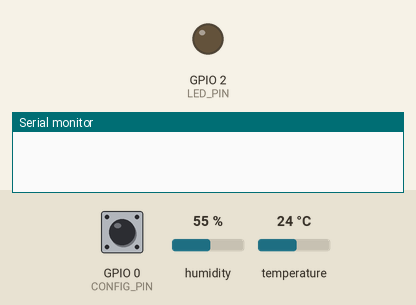
Simulated run of this sketch. Board: ESP32. Shown: output pins drawn as LEDs (lit = HIGH), the last lines printed to the serial monitor. The inputs (shaded band) are chosen by the test bench; at power-on: GPIO 0 (CONFIG_PIN) HIGH, humidity 55 %, temperature 24 °C. WiFi joins after 1.5 s; servers stay silent unless stated; EEPROM starts erased; no MQTT or app messages arrive unless stated.

Above: at 0.1 s.
At 1.7 s:
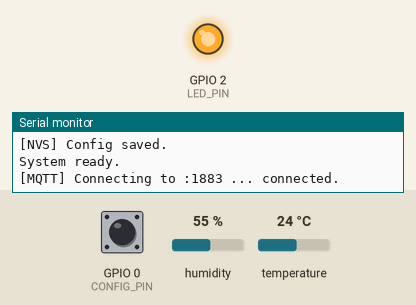
Timing chart, 0 to 3.2 s (numbered marks = the images above):
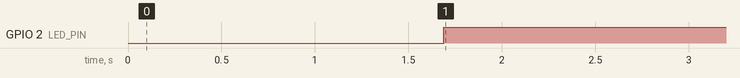

Measured:
- by itself, GPIO 2 (LED_PIN): LOW → HIGH at 1.7 s

The sketch:

esp32sensormqtt01.ino
```cpp
#include <WiFi.h>
#include <WiFiClient.h>
#include <PubSubClient.h>
#include <WiFiManager.h>  // https://github.com/tzapu/WiFiManager
#include <Preferences.h>  // NVS (flash)
#include <SimpleTimer.h>
#include <DHT.h>

// ===== DHT Sensor (เปลี่ยนพิน/ประเภทได้ตามการต่อจริง) =====
#define DHTPIN 18      // ขา DATA ของ DHT ต่อที่ GPIO18 (ปรับได้)
#define DHTTYPE DHT11  // ถ้าใช้ DHT22 ให้เปลี่ยนเป็น DHT22

// ===== (ทางเลือก) ปุ่มเรียก Config Portal เมื่อกดค้างตอนบูต =====
#define CONFIG_PIN 0   // ปุ่ม BOOT ของ ESP32 ส่วนใหญ่คือ GPIO0

// ===== LED แสดงสถานะ MQTT =====
#define LED_PIN 2      // LED ออนบอร์ดหลายรุ่นอยู่ที่ GPIO2

// ================== Globals ==================
WiFiClient espClient;
PubSubClient mqtt(espClient);
SimpleTimer timer;
Preferences prefs;        // เก็บ config
DHT dht(DHTPIN, DHTTYPE); // อินสแตนซ์ DHT

// คีย์ใน NVS
const char* NVS_NS         = "settings";
const char* KEY_MQTT_HOST  = "mqtt_host";
const char* KEY_MQTT_PORT  = "mqtt_port";
const char* KEY_MQTT_USER  = "mqtt_user";
const char* KEY_MQTT_PASS  = "mqtt_pass";
const char* KEY_MQTT_TOPIC = "mqtt_topic";

// บัฟเฟอร์ค่า MQTT (สำหรับฟอร์ม WiFiManager)
char buf_mqtt_host[64] = "";
char buf_mqtt_port[8]  = "1883";
char buf_mqtt_user[40] = "";
char buf_mqtt_pass[40] = "";
char buf_mqtt_topic[40]= "dht11sensor";

// ฟังก์ชันล่วงหน้า
void startConfigPortalIfNeeded(bool force = false);
void loadConfigFromNVS();
void saveConfigToNVS();
void connectMQTT();
void readDHT_and_publish();

// อัปเดตสถานะ LED: ติดเมื่อ mqtt.connected() == true
void updateLed() {
  digitalWrite(LED_PIN, (mqtt.connected() ? HIGH : LOW));
}

// ================== SETUP ==================
void setup() {
  Serial.begin(9600);
  delay(100);

  pinMode(CONFIG_PIN, INPUT_PULLUP);

  // LED เริ่มต้นดับไว้ก่อน
  pinMode(LED_PIN, OUTPUT);
  digitalWrite(LED_PIN, LOW);

  dht.begin();

  // โหลดค่าจาก NVS (ถ้ามี)
  loadConfigFromNVS();

  // เงื่อนไขเปิด Config Portal:
  // 1) กดปุ่ม CONFIG_PIN ค้างตอนบูต ~3 วิ, หรือ
  // 2) ยังไม่มี mqtt_host
  bool bootButtonHeld = (digitalRead(CONFIG_PIN) == LOW);
  unsigned long t0 = millis();
  while (bootButtonHeld && (millis() - t0 < 3000)) {
    if (digitalRead(CONFIG_PIN) != LOW) {
      bootButtonHeld = false;
      break;
    }
    delay(10);
  }
  bool needPortal = bootButtonHeld || (strlen(buf_mqtt_host) == 0);

  startConfigPortalIfNeeded(needPortal);

  // ตั้งค่า MQTT server/port จากบัฟเฟอร์
  mqtt.setServer(buf_mqtt_host, atoi(buf_mqtt_port));

  // อ่านและส่งทุก 5 วินาที
  timer.setInterval(5000L, readDHT_and_publish);

  Serial.println("System ready.");
}

// ================== LOOP ==================
void loop() {
  if (WiFi.status() != WL_CONNECTED) {
    // WiFiManager จะช่วย reconnect ให้อยู่แล้ว
  }

  if (!mqtt.connected()) {
    connectMQTT();
  }
  mqtt.loop();

  // อัปเดตสถานะ LED ตามการเชื่อมต่อ MQTT
  updateLed();

  timer.run();
}

// ================== WiFiManager & NVS ==================
void startConfigPortalIfNeeded(bool force) {
  WiFiManager wm;
  wm.setDebugOutput(true);  // debug ใน Serial

  // เพิ่มฟิลด์ custom สำหรับ MQTT
  WiFiManagerParameter p_mqtt_host("mqtt_host", "MQTT host (IP/hostname)", buf_mqtt_host, sizeof(buf_mqtt_host));
  WiFiManagerParameter p_mqtt_port("mqtt_port", "MQTT port (e.g. 1883)", buf_mqtt_port, sizeof(buf_mqtt_port));
  WiFiManagerParameter p_mqtt_user("mqtt_user", "MQTT user (optional)", buf_mqtt_user, sizeof(buf_mqtt_user));
  WiFiManagerParameter p_mqtt_pass("mqtt_pass", "MQTT password (optional)", buf_mqtt_pass, sizeof(buf_mqtt_pass));
  WiFiManagerParameter p_mqtt_topic("mqtt_topic", "MQTT topic", buf_mqtt_topic, sizeof(buf_mqtt_topic));

  wm.addParameter(&p_mqtt_host);
  wm.addParameter(&p_mqtt_port);
  wm.addParameter(&p_mqtt_user);
  wm.addParameter(&p_mqtt_pass);
  wm.addParameter(&p_mqtt_topic);

  // เมื่อกด "Save" ในพอร์ทัล จะเรียก callback นี้
  wm.setSaveConfigCallback([&]() {
    // ดึงค่าจากฟอร์มเก็บลงบัฟเฟอร์
    strncpy(buf_mqtt_host, p_mqtt_host.getValue(), sizeof(buf_mqtt_host));
    strncpy(buf_mqtt_port, p_mqtt_port.getValue(), sizeof(buf_mqtt_port));
    strncpy(buf_mqtt_user, p_mqtt_user.getValue(), sizeof(buf_mqtt_user));
    strncpy(buf_mqtt_pass, p_mqtt_pass.getValue(), sizeof(buf_mqtt_pass));
    strncpy(buf_mqtt_topic, p_mqtt_topic.getValue(), sizeof(buf_mqtt_topic));
    saveConfigToNVS();
  });

  bool ok;
  if (force) {
    Serial.println("\n[WiFiManager] Starting Config Portal...");
    // AP ชื่อ ESP32_Config, รหัสผ่าน 12345678 (ปรับได้)
    ok = wm.startConfigPortal("ESP32_Config", "0814111142");
  } else {
    // ลองเชื่อมต่อ WiFi ที่เคยบันทึกไว้ก่อน
    ok = wm.autoConnect("ESP32_Config", "0814111142");
  }

  if (!ok) {
    Serial.println("[WiFiManager] Failed to connect or config timeout. Rebooting...");
    delay(2000);
    ESP.restart();
  } else {
    Serial.println("[WiFiManager] WiFi connected.");
    // กันกรณี user เพิ่งกรอกใหม่ ให้ save อีกครั้ง (ถ้า callback ยังไม่ยิง)
    if (strlen(buf_mqtt_host) == 0) {
      strncpy(buf_mqtt_host, p_mqtt_host.getValue(), sizeof(buf_mqtt_host));
      strncpy(buf_mqtt_port, p_mqtt_port.getValue(), sizeof(buf_mqtt_port));
      strncpy(buf_mqtt_user, p_mqtt_user.getValue(), sizeof(buf_mqtt_user));
      strncpy(buf_mqtt_pass, p_mqtt_pass.getValue(), sizeof(buf_mqtt_pass));
      strncpy(buf_mqtt_topic, p_mqtt_topic.getValue(), sizeof(buf_mqtt_topic));
      saveConfigToNVS();
    }
  }
}

void loadConfigFromNVS() {
  prefs.begin(NVS_NS, true);  // read-only
  String host  = prefs.getString(KEY_MQTT_HOST, "");
  String port  = prefs.getString(KEY_MQTT_PORT, "1883");
  String user  = prefs.getString(KEY_MQTT_USER, "");
  String pass  = prefs.getString(KEY_MQTT_PASS, "");
  String topic = prefs.getString(KEY_MQTT_TOPIC, "dht11sensor");
  prefs.end();

  strncpy(buf_mqtt_host, host.c_str(), sizeof(buf_mqtt_host));
  strncpy(buf_mqtt_port, port.c_str(), sizeof(buf_mqtt_port));
  strncpy(buf_mqtt_user, user.c_str(), sizeof(buf_mqtt_user));
  strncpy(buf_mqtt_pass, pass.c_str(), sizeof(buf_mqtt_pass));
  strncpy(buf_mqtt_topic, topic.c_str(), sizeof(buf_mqtt_topic));
}

void saveConfigToNVS() {
  prefs.begin(NVS_NS, false);  // write
  prefs.putString(KEY_MQTT_HOST, buf_mqtt_host);
  prefs.putString(KEY_MQTT_PORT, buf_mqtt_port);
  prefs.putString(KEY_MQTT_USER, buf_mqtt_user);
  prefs.putString(KEY_MQTT_PASS, buf_mqtt_pass);
  prefs.putString(KEY_MQTT_TOPIC, buf_mqtt_topic);
  prefs.end();
  Serial.println("[NVS] Config saved.");
}

// ================== MQTT ==================
void connectMQTT() {
  if (WiFi.status() != WL_CONNECTED) return;

  // topic สถานะ: "<topic>/status"
  char availTopic[80];
  snprintf(availTopic, sizeof(availTopic), "%s/status", buf_mqtt_topic);

  while (!mqtt.connected()) {
    Serial.print("[MQTT] Connecting to ");
    Serial.print(buf_mqtt_host);
    Serial.print(":");
    Serial.print(buf_mqtt_port);
    Serial.print(" ... ");

    // clientId กันชนกันเล็กน้อย
    String clientId = "ESP32Client-" + String((uint32_t)ESP.getEfuseMac(), HEX);

    bool ok;
    if (strlen(buf_mqtt_user) > 0) {
      // มี user/pass → ใช้ overload ที่มี LWT
      ok = mqtt.connect(
        clientId.c_str(),
        buf_mqtt_user, buf_mqtt_pass,
        availTopic,  // willTopic
        1,           // willQos
        true,        // willRetain
        "offline"    // willMessage
      );
    } else {
      // ไม่มี auth → ใช้ overload ที่มี LWT (ไม่มี user/pass)
      ok = mqtt.connect(
        clientId.c_str(),
        availTopic,  // willTopic
        1,           // willQos
        true,        // willRetain
        "offline"    // willMessage
      );
    }

    if (ok) {
      Serial.println("connected.");

      // Birth message: แจ้งว่า online (retain = true)
      mqtt.publish(availTopic, "online", true);

      // ✅ ติด LED เมื่อเชื่อมต่อสำเร็จ
      digitalWrite(LED_PIN, HIGH);

      // (ถ้าต้องการ) subscribe topic ควบคุม/สั่งงานที่นี่
      // mqtt.subscribe("dht11sensor/cmd");
    } else {
      Serial.print("failed, rc=");
      Serial.print(mqtt.state());
      Serial.println(" retry in 3s");

      // ✅ ดับ LED เมื่อยังต่อไม่ได้ / จะ retry
      digitalWrite(LED_PIN, LOW);
      delay(3000);
    }
  }
}

// ================== งานหลัก: อ่าน DHT + ส่ง MQTT ==================
void readDHT_and_publish() {
  // อ่านค่าจริงจัง: DHT อาจอ่านพลาดได้ ให้ลองซ้ำเล็กน้อย
  float h = NAN, t = NAN;
  for (int i = 0; i < 3; i++) {
    h = dht.readHumidity();
    t = dht.readTemperature(); // องศา C
    if (!isnan(h) && !isnan(t)) break;
    delay(50);
  }

  if (isnan(h) || isnan(t)) {
    Serial.println("DHT read failed.");
    return;
  }

  // (ทางเลือก) คำนวณ heat index องศา C
  float hic = dht.computeHeatIndex(t, h, false);

  Serial.printf("DHT Data | Hum: %.1f %% | Temp: %.1f C | HeatIndex: %.1f C\n", h, t, hic);

  if (mqtt.connected()) {
    // ส่ง JSON ไป Topic ที่ตั้งค่าไว้ พร้อม retain
    char payload[160];
    snprintf(payload, sizeof(payload),
             "{\"hum\":%.1f,\"temp\":%.1f,\"heatindex\":%.1f}",
             h, t, hic);
    mqtt.publish(buf_mqtt_topic, payload, true);
  }

  // อัปเดต LED (กันกรณีสถานะเปลี่ยนระหว่างรอบ)
  updateLed();
}
```
